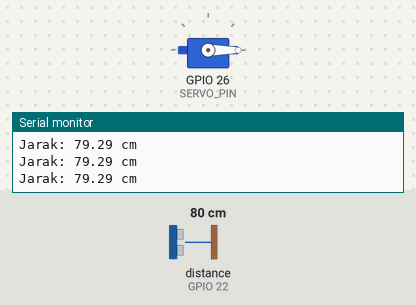
Bench run of a sketch on a simulated ESP32. On the bench: servo, the last lines printed to the serial monitor. Wiring (inferred from the names in the program): ultrasonic range finder: trigger GPIO 23; echo GPIO 22. The inputs (shaded band) are chosen by the test bench; at power-on: distance to the obstacle (sensor on GPIO 22) 80 cm. The echo pulse lasts 58.3 µs per cm.

Above: at 1.3 s.
1.4 s: distance to the obstacle (sensor on GPIO 22) set to 23 cm
2.9 s: distance to the obstacle (sensor on GPIO 22) set to 18 cm
At 4.2 s:
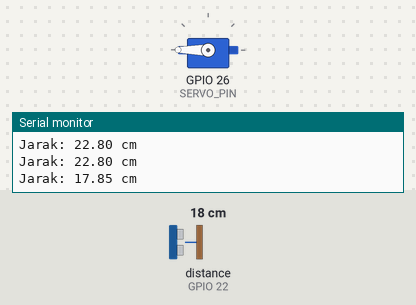
4.5 s: distance to the obstacle (sensor on GPIO 22) set to 35 cm
At 6.5 s:
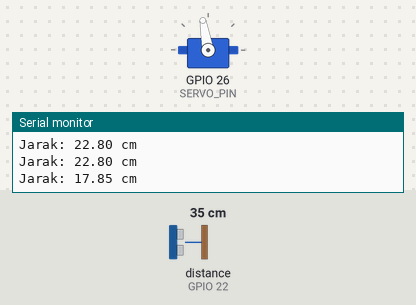
7.5 s: distance to the obstacle (sensor on GPIO 22) set to 2 cm
At 7.8 s:
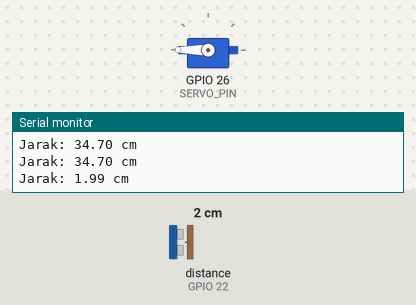
Timing chart, 0 to 11.5 s (numbered marks = the images above; inputs shaded):
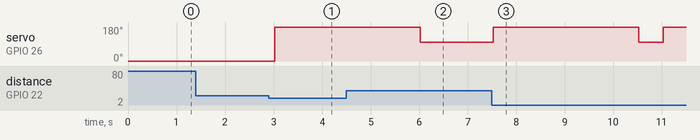

The sketch:

Trash.ino
```cpp
#include <ESP32Servo.h>

#define TRIG_PIN 23
#define ECHO_PIN 22
#define SERVO_PIN 26

Servo servo;

long duration;
float distance;

void setup() {
  Serial.begin(115200);
  pinMode(TRIG_PIN, OUTPUT);
  pinMode(ECHO_PIN, INPUT);

  servo.setPeriodHertz(50);
  servo.attach(SERVO_PIN, 500, 2400);  // Pulse width utk SG90
  servo.write(0); // Posisi awal tertutup
}

void loop() {
  // Trigger ultrasonic
  digitalWrite(TRIG_PIN, LOW);
  delayMicroseconds(2);
  digitalWrite(TRIG_PIN, HIGH);
  delayMicroseconds(10);
  digitalWrite(TRIG_PIN, LOW);

  duration = pulseIn(ECHO_PIN, HIGH);
  distance = duration * 0.034 / 2;

  Serial.print("Jarak: ");
  Serial.print(distance);
  Serial.println(" cm");

  if (distance > 0 && distance < 20) {
    servo.write(180);  // Buka
    delay(3000);       // Tunggu 3 detik
    servo.write(100);   // Tutup
  }

  delay(500);
}
```

Measured:
- the behaviour switches between 21 and 20 cm on distance to the obstacle (sensor on GPIO 22) (found by bisection; images 0 and 1)
- after the input at 2.9 s, servo on GPIO 26 (SERVO_PIN): 0° → 180° after 0.12 s
- after the input at 4.5 s, servo on GPIO 26 (SERVO_PIN): goes on until 6.0 s, then stays 100°
- after the input at 7.5 s, servo on GPIO 26 (SERVO_PIN): 100° → 180° at once, → 100° 3.0 s later, → 180° 0.50 s later
